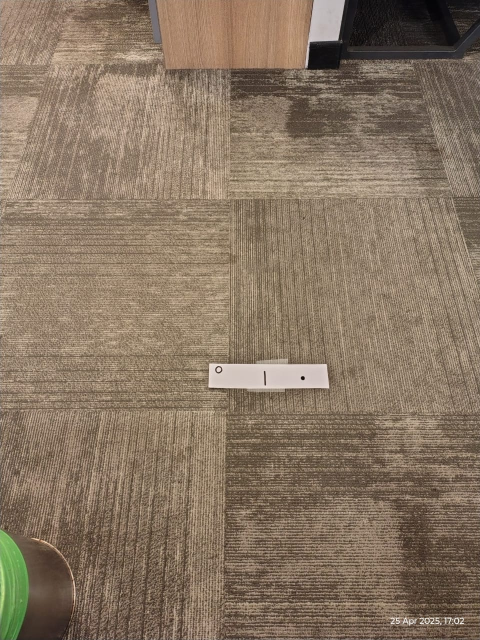
#> input picture data/min_pattern_floor_left.jpeg, 960 x 1280 px, found by its file name (shown at 1/2 size)
$ python plane_projected_on_image.py
#> lines starting #> are read from the running program, lines starting #| are printed output that depends on the picture
import numpy as np
import cv2
import matplotlib.pyplot as plt

# Load image
img = cv2.imread("/Users/vedant/Documents/Projects_Flam/stereo_disp/data/min_pattern_floor_left.jpeg")
#> img is the input picture: shape (1280, 960, 3); mean B, G, R 98.2, 117.4, 135.7
img_rgb = cv2.cvtColor(img, cv2.COLOR_BGR2RGB)
h, w = img.shape[:2]
#> h = 1280; w = 960

# Load depth points
depth_file = "sparse_depths_with_ids_inliers.txt"
points_2D = []
points_depth = []

with open(depth_file, "r") as f:
#> (reads sparse_depths_with_ids_inliers.txt from the repository)
    next(f)
    for line in f:
        _, x, y, d = line.strip().split(",")
        points_2D.append((float(x), float(y)))
        points_depth.append(float(d))

points_2D = np.array(points_2D)
points_depth = np.array(points_depth)

# Approx camera intrinsics
fx = fy = 3066  # adjust to your camera
cx, cy = w / 2, h / 2
#> cx = 480; cy = 640

# Convert to 3D
X = (points_2D[:, 0] - cx) * points_depth / fx
Y = (points_2D[:, 1] - cy) * points_depth / fy
Z = points_depth

# Fit plane Z = aX + bY + c
A = np.c_[X, Y, np.ones_like(Z)]
C, _, _, _ = np.linalg.lstsq(A, Z, rcond=None)
#> C = [0.444, -2.7, 346.4]

# Generate grid in image coords
xx, yy = np.meshgrid(np.linspace(0, w, 100), np.linspace(0, h, 100))
XX = (xx - cx) / fx
YY = (yy - cy) / fy
ZZ = C[0] * XX + C[1] * YY + C[2]

# Project 3D points back to 2D
xx_proj = (XX * ZZ + cx).astype(np.int32)
yy_proj = (YY * ZZ + cy).astype(np.int32)

# Draw plane points on image
img_plane = img_rgb.copy()
for x_p, y_p in zip(xx_proj.flatten(), yy_proj.flatten()):
    if 0 <= x_p < w and 0 <= y_p < h:
        img_plane[y_p, x_p] = [255, 0, 0]  # Red overlay
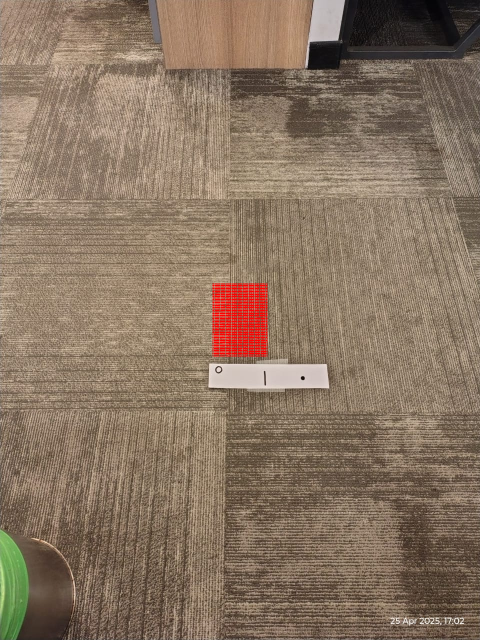
#> img_plane: shape (1280, 960, 3) (shown at 1/2 size); mean R, G, B 136.6, 116.3, 97.4

# Show result
plt.figure(figsize=(12, 6))
plt.imshow(img_plane)
plt.title("Plane Projection Overlay on Image")
plt.axis("off")
plt.show()
